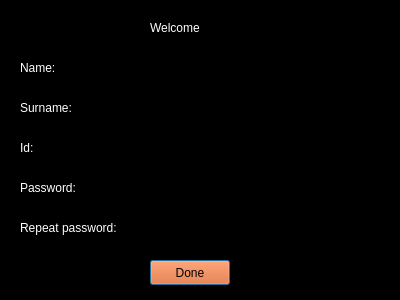
<?xml version="1.0" encoding="UTF-8"?>
<ui version="4.0">
 <class>registration</class>
 <widget class="QDialog" name="registration">
  <property name="geometry">
   <rect>
    <x>0</x>
    <y>0</y>
    <width>400</width>
    <height>300</height>
   </rect>
  </property>
  <property name="windowTitle">
   <string>Dialog</string>
  </property>
  <property name="styleSheet">
   <string notr="true">background-color: rgb(0, 0, 0);
color: rgb(255, 255, 255);</string>
  </property>
  <widget class="QLabel" name="label">
   <property name="geometry">
    <rect>
     <x>150</x>
     <y>20</y>
     <width>55</width>
     <height>16</height>
    </rect>
   </property>
   <property name="text">
    <string>Welcome</string>
   </property>
  </widget>
  <widget class="QLineEdit" name="nameEdit">
   <property name="geometry">
    <rect>
     <x>140</x>
     <y>60</y>
     <width>191</width>
     <height>24</height>
    </rect>
   </property>
  </widget>
  <widget class="QLineEdit" name="surnameEdit">
   <property name="geometry">
    <rect>
     <x>140</x>
     <y>100</y>
     <width>191</width>
     <height>24</height>
    </rect>
   </property>
  </widget>
  <widget class="QLineEdit" name="idEdit">
   <property name="geometry">
    <rect>
     <x>140</x>
     <y>140</y>
     <width>191</width>
     <height>24</height>
    </rect>
   </property>
  </widget>
  <widget class="QLineEdit" name="passwEdit">
   <property name="geometry">
    <rect>
     <x>140</x>
     <y>180</y>
     <width>191</width>
     <height>24</height>
    </rect>
   </property>
   <property name="inputMethodHints">
    <set>Qt::ImhHiddenText|Qt::ImhNoAutoUppercase|Qt::ImhNoPredictiveText|Qt::ImhSensitiveData</set>
   </property>
   <property name="echoMode">
    <enum>QLineEdit::Password</enum>
   </property>
  </widget>
  <widget class="QLineEdit" name="passEdit">
   <property name="geometry">
    <rect>
     <x>140</x>
     <y>220</y>
     <width>191</width>
     <height>24</height>
    </rect>
   </property>
   <property name="inputMethodHints">
    <set>Qt::ImhHiddenText|Qt::ImhNoAutoUppercase|Qt::ImhNoPredictiveText|Qt::ImhSensitiveData</set>
   </property>
   <property name="echoMode">
    <enum>QLineEdit::Password</enum>
   </property>
  </widget>
  <widget class="QPushButton" name="registerButton">
   <property name="geometry">
    <rect>
     <x>150</x>
     <y>260</y>
     <width>80</width>
     <height>25</height>
    </rect>
   </property>
   <property name="styleSheet">
    <string notr="true">background-color: rgb(255, 85, 0);
color: rgb(0, 0, 0);</string>
   </property>
   <property name="text">
    <string>Done</string>
   </property>
  </widget>
  <widget class="QLabel" name="label_2">
   <property name="geometry">
    <rect>
     <x>20</x>
     <y>60</y>
     <width>55</width>
     <height>16</height>
    </rect>
   </property>
   <property name="text">
    <string>Name:</string>
   </property>
  </widget>
  <widget class="QLabel" name="label_3">
   <property name="geometry">
    <rect>
     <x>20</x>
     <y>100</y>
     <width>55</width>
     <height>16</height>
    </rect>
   </property>
   <property name="text">
    <string>Surname:</string>
   </property>
  </widget>
  <widget class="QLabel" name="label_4">
   <property name="geometry">
    <rect>
     <x>20</x>
     <y>140</y>
     <width>55</width>
     <height>16</height>
    </rect>
   </property>
   <property name="text">
    <string>Id:</string>
   </property>
  </widget>
  <widget class="QLabel" name="label_5">
   <property name="geometry">
    <rect>
     <x>20</x>
     <y>180</y>
     <width>81</width>
     <height>16</height>
    </rect>
   </property>
   <property name="text">
    <string>Password:</string>
   </property>
  </widget>
  <widget class="QLabel" name="label_6">
   <property name="geometry">
    <rect>
     <x>20</x>
     <y>220</y>
     <width>111</width>
     <height>16</height>
    </rect>
   </property>
   <property name="text">
    <string>Repeat password:</string>
   </property>
  </widget>
 </widget>
 <resources/>
 <connections/>
</ui>
